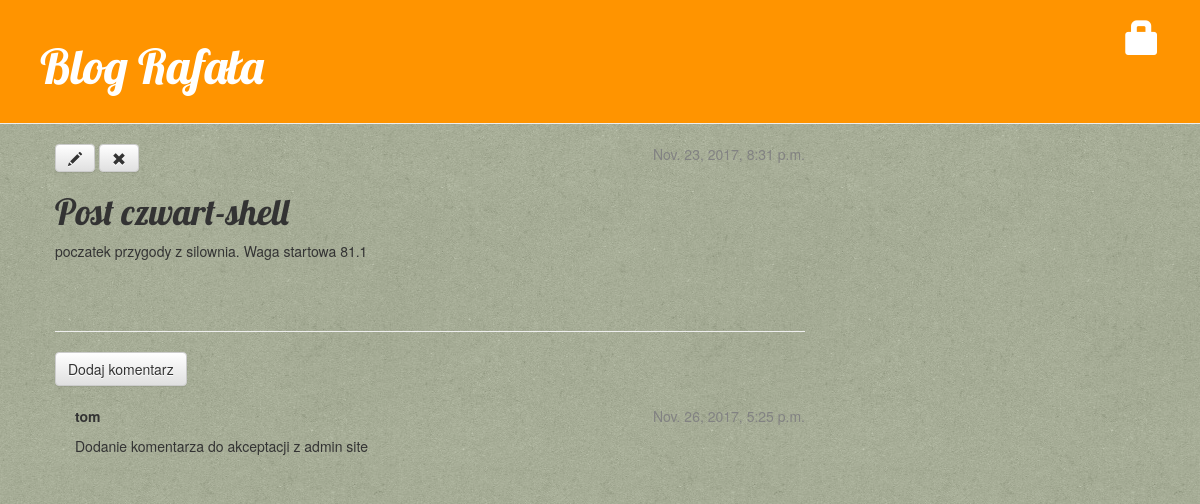
The app's page /post/4/ with its own data.
### blog/models.py (models this page shows, shortened)
class Post(models.Model):
    author = models.ForeignKey('auth.User')
    title = models.CharField(max_length=200)
    text = models.TextField()
    created_date = models.DateTimeField(
            default=timezone.now)
    published_date = models.DateTimeField(
            blank=True, null=True)

class Comment(models.Model):
    post = models.ForeignKey('blog.Post', related_name='comments')
    author=models.CharField(max_length=200)
    text=models.TextField()
    created_date=models.DateTimeField(default=timezone.now)
    approved_comment=models.BooleanField(default=False)

### blog/views.py (the view)
# urls.py: url(r'^post/(?P<pk>[0-9]+)/$', views.post_detail, name='post_detail'),
def post_detail(request, pk):
    post = get_object_or_404(Post, pk=pk)
    return render(request, 'blog/post_detail.html', {'post': post})

### blog/templates/blog/post_detail.html (shortened to what this page needs)
{% extends 'blog/base.html' %}
{% block content %}
    <div class="post">
        {% if post.published_date %}
            <div class="date">
                {{ post.published_date }}
            </div>
        {% else %}
            <a class="btn btn-default" href="{% url 'post_publish' pk=post.pk %}">Publish</a>
        {% endif %}
        <a class="btn btn-default" href="{% url 'post_edit' pk=post.pk %}"><span class="glyphicon glyphicon-pencil"></span></a>
        <a class="btn btn-default" href="{% url 'post_remove' pk=post.pk %}"><span class="glyphicon glyphicon-remove"></span></a>
        <h1>{{ post.title }}</h1>
        <p>{{ post.text|linebreaksbr}}</p>
    </div>
    <hr>
    <a class="btn btn-default" href="{% url 'add_comment_to_post' pk=post.pk %}">Dodaj komentarz</a>
    {% for comment in post.comments.all %}
        {% if user.is_authenticated or comment.approved_comment %}
        <div class="comment">
            <div class="date">
                {{ comment.created_date}}
            </div>
            <strong>{{ comment.author }}</strong>
            <p>{{ comment.text|linebreaks}}</p>
        </div>
        {% endif %}
    {% empty %}
        <p>Brak komentarzy ...</p>
    {% endfor %}
{% endblock %}

### static/css/blog.css (style rules this page uses)
body { background: url("/static/img/green_cup.png"); margin: 0; }
h1, h2, h3, h4 { font-family: 'Lobster', cursive; }
.date { float: right; color: #828282; }
.post { margin-bottom: 70px; }
.comment { margin: 20px 0px 20px 20px; }

### records on screen
Post: published_date "Nov. 23, 2017, 8:31 p.m.", title "Post czwart-shell", text "poczatek przygody z silownia. Waga startowa 81.1"
Comment: created_date "Nov. 26, 2017, 5:25 p.m.", author "tom", text "Dodanie komentarza do akceptacji z admin site"
